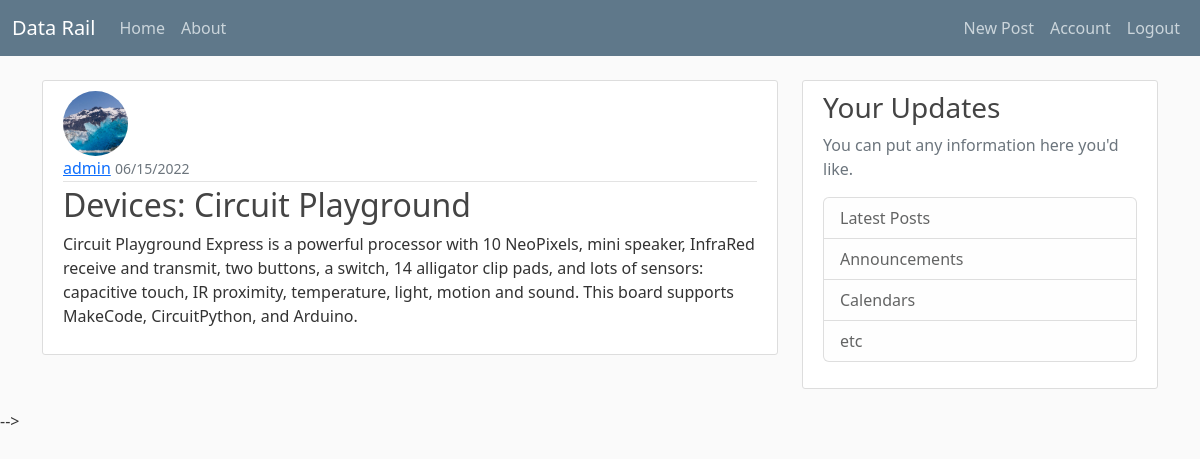
The page /post/11 (signed in) on the database its author committed.
### datarail/models.py (models this page shows, shortened)
class User(db.Model, UserMixin):
    id = db.Column(db.Integer, primary_key=True)
    username = db.Column(db.String(20), nullable=False, unique=True)
    email = db.Column(db.String(50), nullable=False, unique=True)
    image_file = db.Column(
        db.String(120), nullable=False, default='default.jpg')
    password = db.Column(db.String(60), nullable=False)
    post = db.relationship('Post', backref='author', lazy=True)

class Post(db.Model, UserMixin):
    id = db.Column(db.Integer, primary_key=True)
    title = db.Column(db.String(60), nullable=False, unique=True)
    date_posted = db.Column(db.DateTime, nullable=False,
                            default=datetime.utcnow)
    content = db.Column(db.Text, nullable=False)
    user_id = db.Column(db.Integer, db.ForeignKey('user.id'), nullable=False)

### datarail/routes.py (the view)
@app.route('/post/<int:post_id>', methods=['GET'])
@login_required
def post(post_id):
    post = Post.query.get_or_404(post_id)
    return render_template('post.html', post=post, title=post.title)

### datarail/models.py (called while the page is built)
@login_manager.user_loader
def load_user(user_id):
    return User.query.get(user_id)

### datarail/templates/post.html (shortened to what this page needs)
{%extends 'layout.html'%}
{%block content%}
<article class="media content-section">
    <img class="rounded-circle article-img" src="{{ url_for('static', filename='profile_pics/' + post.author.image_file) }}"
        alt="profile picture">
    <div class="media-body">
        <div class="article-metadata">
            <a class="mr-2" href="{{url_for('user_post', username=post.author.username)}}">{{ post.author.username }}</a>
            <small class="text-muted">{{ post.date_posted.strftime('%m/%d/%Y') }}</small>
        </div>
        <h2>{{ post.title }}</h2>
        <p class="article-content">{{ post.content }}</p>
    </div>
</article>
{%endblock content%}

### datarail/static/main.css (style rules this page uses)
body { background: #fafafa; color: #333333; margin-top: 5rem; }
h1, h2, h3, h4, h5, h6 { color: #444444; }
.content-section { background: #ffffff; padding: 10px 20px; border: 1px solid #dddddd; border-radius: 3px; margin-bottom: 20px; }
.article-content { white-space: pre-line; }
.article-img { height: 65px; width: 65px; margin-right: 16px; }
.article-metadata { padding-bottom: 1px; margin-bottom: 4px; border-bottom: 1px solid #e3e3e3 }

### rows shown on the page
User: image_file (placeholder picture), author.username "admin"
Post: date_posted "06/15/2022", title "Devices: Circuit Playground", content "Circuit Playground Express is a powerful processor with 10 NeoPixels, mini speaker, InfraRed receive and transmit, two buttons, a switch, 14 alligator clip pads, and lots of sensors: capacitive touch, IR proximity, temperature, light, motion and sound. This board supports MakeCode, CircuitPython, and Arduino."
